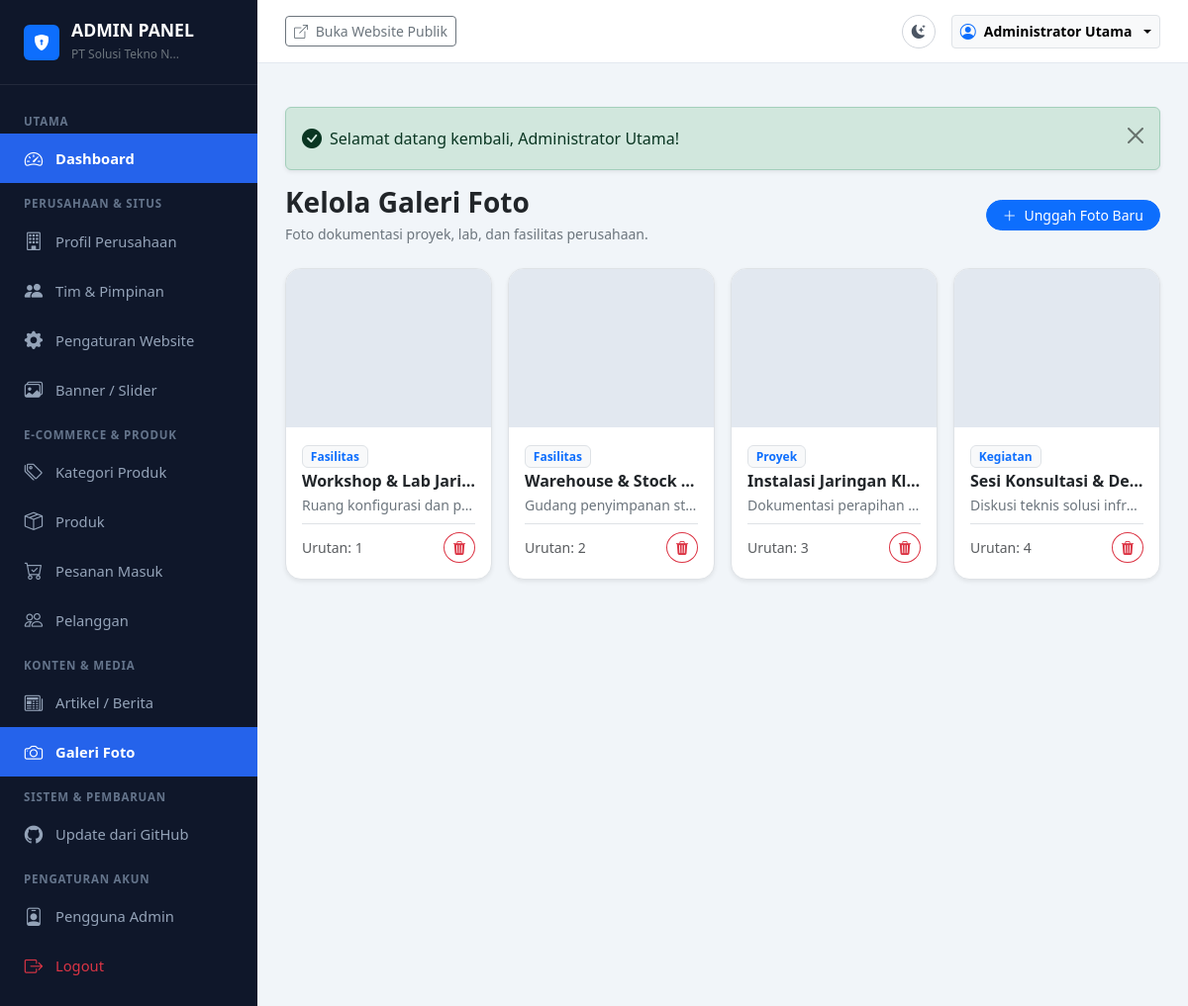
Page /admin/galleries (signed in) on the committed database.
### tables this page shows
CREATE TABLE `galleries` (
  `id` INT UNSIGNED AUTO_INCREMENT PRIMARY KEY,
  `title` VARCHAR(200) NOT NULL,
  `description` TEXT NULL,
  `category` VARCHAR(100) NOT NULL DEFAULT 'Kegiatan',
  `image` VARCHAR(255) NOT NULL,
  `is_active` TINYINT(1) NOT NULL DEFAULT 1,
  `sort_order` INT NOT NULL DEFAULT 0,
  `created_at` DATETIME NOT NULL DEFAULT CURRENT_TIMESTAMP,
  `updated_at` DATETIME NOT NULL DEFAULT CURRENT_TIMESTAMP ON UPDATE CURRENT_TIMESTAMP,
  INDEX `idx_gallery_active` (`is_active`),
  INDEX `idx_gallery_order` (`sort_order`)
);

### app/controllers/admin/AdminBaseController.php (called while the page is built, shortened)
<?php
class AdminBaseController extends BaseController
{
    protected ?array $currentUser = null;
    public function __construct()
    {
        $this->currentUser = AuthHelper::user();
    }
    public function renderAdminView(string $viewPath, array $data = []): void
    {
        $data['currentUser'] = $this->currentUser;
        $this->renderView($viewPath, $data, 'layouts/admin');
    }
}

### app/controllers/admin/GalleryController.php (called while the page is built, shortened)
<?php
class GalleryController extends AdminBaseController
{
    public function index(): void
    {
        $galleries = Gallery::all();
        $this->renderAdminView('admin/galleries/index', [
            'title' => 'Kelola Galeri Foto',
            'galleries' => $galleries,
        ]);
    }
}

### public/index.php (called while the page is built, shortened)
<?php
spl_autoload_register(function (string $class) {
    $prefixes = [
        'App\\' => dirname(__DIR__) . '/app/',
        'Routes\\' => dirname(__DIR__) . '/routes/',
    ];
    foreach ($prefixes as $prefix => $baseDir) {
        $len = strlen($prefix);
        if (strncmp($prefix, $class, $len) !== 0) {
            continue;
        }
        $relativeClass = substr($class, $len);
        $file = $baseDir . str_replace('\\', '/', $relativeClass) . '.php';
        if (file_exists($file)) {
            return;
        }
        $parts = explode('\\', $relativeClass);
        $className = array_pop($parts);
        $subDir = !empty($parts) ? strtolower(implode('/', $parts)) . '/' : '';
        $fileLowerDir = $baseDir . $subDir . $className . '.php';
        if (file_exists($fileLowerDir)) {
            return;
        }
    }
});
require_once dirname(__DIR__) . '/app/helpers/Env.php';
require_once dirname(__DIR__) . '/app/helpers/Sanitizer.php';
require_once dirname(__DIR__) . '/app/helpers/UrlHelper.php';
require_once dirname(__DIR__) . '/app/helpers/functions.php';
$config = require dirname(__DIR__) . '/config/config.php';
\Routes\Router::dispatch();

### app/helpers/Env.php (called while the page is built, shortened)
<?php
class Env
{
    public static function get(string $key, mixed $default = null): mixed
    {
        if (isset($_ENV[$key])) {
            return $_ENV[$key];
        }
        return $default;
    }
}

### config/config.php (called while the page is built, shortened)
<?php
return [
    'app' => [
        'name' => Env::get('APP_NAME', 'Solusi Tekno Nusantara'),
        'version' => '1.0.0',
        'env' => Env::get('APP_ENV', 'production'),
        'debug' => (bool) Env::get('APP_DEBUG', false),
        'url' => rtrim((string) Env::get('APP_URL', 'http://localhost:8000'), '/'),
        'timezone' => 'Asia/Jakarta',
        'locale' => 'id_ID',
        'currency' => 'Rp',
    ],
    'paths' => [
        'root' => dirname(__DIR__),
        'app' => dirname(__DIR__) . '/app',
        'public' => dirname(__DIR__) . '/public',
        'uploads' => dirname(__DIR__) . '/public/uploads',
        'storage' => dirname(__DIR__) . '/storage',
        'logs' => dirname(__DIR__) . '/storage/logs',
        'views' => dirname(__DIR__) . '/app/views',
    ],
    'upload' => [
        'max_size_mb' => (int) Env::get('MAX_UPLOAD_SIZE_MB', 5),
        'allowed_extensions' => explode(',', (string) Env::get('ALLOWED_EXTENSIONS', 'jpg,jpeg,png,webp')),
        'allowed_mimes' => [
            'image/jpeg',
            'image/png',
            'image/webp',
        ],
    ],
    'session' => [
        'lifetime' => 7200,
        'cookie_httponly' => true,
        'cookie_samesite' => 'Lax',
    ],
];

### app/helpers/UrlHelper.php (called while the page is built, shortened)
<?php
class UrlHelper
{
    private static ?string $baseUrl = null;
    public static function getBaseUrl(): string
    {
        if (self::$baseUrl === null) {
            $config = require dirname(__DIR__, 2) . '/config/config.php';
            $configuredUrl = rtrim((string) ($config['app']['url'] ?? ''), '/');
            if (!empty($_SERVER['HTTP_HOST'])) {
                if (!empty($configuredUrl) && !str_contains($configuredUrl, 'localhost')) {
                    self::$baseUrl = $configuredUrl;
                } else {
                    $protocol = (!empty($_SERVER['HTTPS']) && $_SERVER['HTTPS'] !== 'off')
                        || (isset($_SERVER['HTTP_X_FORWARDED_PROTO']) && $_SERVER['HTTP_X_FORWARDED_PROTO'] === 'https')
                        ? 'https' : 'http';
                    self::$baseUrl = "{$protocol}://{$_SERVER['HTTP_HOST']}";
                }
            } else {
                self::$baseUrl = !empty($configuredUrl) ? $configuredUrl : 'http://localhost:8000';
            }
        }
        return self::$baseUrl;
    }
    public static function base(string $path = ''): string
    {
        $base = self::getBaseUrl();
        $path = ltrim($path, '/');
        return $path === '' ? $base : "{$base}/{$path}";
    }
}

### app/helpers/Database.php (called while the page is built, shortened)
<?php
class Database
{
    private static ?PDO $instance = null;
    public static function getConnection(): PDO
    {
        if (self::$instance === null) {
            $config = require dirname(__DIR__, 2) . '/config/database.php';
            $dbConfig = $config['connections'][$config['default']];
            $dsn = sprintf(
                '%s:host=%s;port=%d;dbname=%s;charset=%s',
                $dbConfig['driver'],
                $dbConfig['host'],
                $dbConfig['port'],
                $dbConfig['database'],
                $dbConfig['charset']
            );
            try {
                self::$instance = new PDO(
                    $dsn,
                    $dbConfig['username'],
                    $dbConfig['password'],
                    $dbConfig['options']
                );
            } catch (PDOException $e) {
                self::logError($e->getMessage());
                throw new RuntimeException('Koneksi database gagal. Silakan periksa konfigurasi .env atau database.sql.');
            }
        }
        return self::$instance;
    }
}

### app/models/BaseModel.php (called while the page is built, shortened)
<?php
abstract class BaseModel
{
    protected static function db(): PDO
    {
        return Database::getConnection();
    }
    public static function query(string $sql, array $params = []): PDOStatement
    {
        $stmt = self::db()->prepare($sql);
        $stmt->execute($params);
        return $stmt;
    }
    public static function fetchAll(string $sql, array $params = []): array
    {
        $stmt = self::query($sql, $params);
        return $stmt->fetchAll();
    }
}

### app/models/Gallery.php (called while the page is built, shortened)
<?php
class Gallery extends BaseModel
{
    public static function all(): array
    {
        return self::fetchAll("SELECT * FROM `galleries` ORDER BY `sort_order` ASC, `id` DESC");
    }
}

### app/helpers/Sanitizer.php (called while the page is built, shortened)
<?php
class Sanitizer
{
    public static function e(?string $string): string
    {
        return htmlspecialchars((string) $string, ENT_QUOTES | ENT_SUBSTITUTE, 'UTF-8');
    }
}

### app/helpers/functions.php (called while the page is built, shortened)
<?php
if (!function_exists('e')) {
    function e(?string $string): string
    {
        return Sanitizer::e($string);
    }
}

### app/views/admin/galleries/index.php (the view, shortened to what this page needs)
<div class="d-flex justify-content-between align-items-center mb-4">
    <div>
        <h3 class="fw-bold text-dark mb-1">Kelola Galeri Foto</h3>
        <p class="text-secondary small mb-0">Foto dokumentasi proyek, lab, dan fasilitas perusahaan.</p>
    </div>
    <div>
        <a href="<?= UrlHelper::base('admin/galleries/create') ?>" class="btn btn-primary btn-sm rounded-pill px-3">
            <i class="bi bi-plus-lg me-1"></i> Unggah Foto Baru
        </a>
    </div>
</div>
<div class="row g-3">
    <?php if (empty($galleries)): ?>
        <div class="col-12">
            <div class="card border rounded-4 p-5 text-center bg-white shadow-sm">
                <i class="bi bi-camera text-secondary display-4 mb-2"></i>
                <h5 class="fw-bold">Belum Ada Foto</h5>
                <p class="text-muted small">Silakan unggah foto pertama Anda.</p>
            </div>
        </div>
    <?php else: ?>
        <?php foreach ($galleries as $g): ?>
            <div class="col-lg-3 col-md-4 col-sm-6">
                <div class="card border rounded-4 overflow-hidden shadow-sm bg-white h-100">
                    <div style="height: 160px; background: #e2e8f0;">
                    </div>
                    <div class="card-body p-3">
                        <span class="badge text-bg-light border text-primary mb-1 small"><?= e($g['category']) ?></span>
                        <h6 class="fw-bold text-dark mb-1 text-truncate"><?= e($g['title']) ?></h6>
                        <?php if (!empty($g['description'])): ?>
                            <small class="text-secondary d-block text-truncate mb-2"><?= e($g['description']) ?></small>
                        <?php endif; ?>
                        <div class="d-flex justify-content-between align-items-center mt-2 border-top pt-2">
                            <span class="small text-muted">Urutan: <?= (int)$g['sort_order'] ?></span>
                            <form action="<?= UrlHelper::base('admin/galleries/delete/' . $g['id']) ?>" method="POST" class="d-inline">
                                <button type="submit" class="btn btn-sm btn-outline-danger p-1 px-2 rounded-circle" data-confirm-delete="Hapus foto ini dari galeri?" title="Hapus">
                                    <i class="bi bi-trash3-fill"></i>
                                </button>
                            </form>
                        </div>
                    </div>
                </div>
            </div>
        <?php endforeach; ?>
    <?php endif; ?>
</div>

### routes/Router.php (shortened to what this page needs)
<?php
class Router
{
    private static array $routes = [];
    private static function addRoute(string $method, string $path, string $handler): void
    {
        $path = '/' . trim($path, '/');
        $pattern = preg_replace('/\{([a-zA-Z0-9_]+)\}/', '(?P<$1>[^/]+)', $path);
        $regex = '#^' . $pattern . '$#i';
        self::$routes[] = [
            'method' => strtoupper($method),
            'path' => $path,
            'regex' => $regex,
            'handler' => $handler,
        ];
    }
    public static function dispatch(): void
    {
        $requestMethod = $_SERVER['REQUEST_METHOD'] ?? 'GET';
        $requestUri = parse_url($_SERVER['REQUEST_URI'] ?? '/', PHP_URL_PATH);
        $config = require dirname(__DIR__) . '/config/config.php';
        $requestUri = '/' . trim($requestUri, '/');
        foreach (self::$routes as $route) {
            if ($route['method'] !== $requestMethod && $route['method'] !== 'ANY') {
                continue;
            }
            if (preg_match($route['regex'], $requestUri, $matches)) {
                $params = array_filter($matches, 'is_string', ARRAY_FILTER_USE_KEY);
                self::executeHandler($route['handler'], $params);
                return;
            }
        }
    }
    private static function executeHandler(string $handler, array $params): void
    {
        [$controllerName, $action] = explode('@', $handler);
        $controller = new $fullControllerClass();
        call_user_func_array([$controller, $action], $params);
    }
}

### public/assets/css/admin.css (style rules this page uses)
:root { --admin-sidebar-bg: #0f172a; --admin-sidebar-hover: #1e293b; --admin-sidebar-active: #2563eb; --admin-sidebar-text: #94a3b8; --admin-sidebar-text-active: #ffffff; --admin-topbar-bg: #ffffff; --admin-body-bg: #f1f5f9; }
body { font-family: 'Segoe UI', system-ui, -apple-system, sans-serif; background-color: var(--admin-body-bg); color: #334155; }

### rows in the picture
galleries: category "Fasilitas", title "Workshop & Lab Jari…", description "Ruang konfigurasi dan p…", sort_order "1"
galleries: category "Fasilitas", title "Warehouse & Stock…", description "Gudang penyimpanan st…", sort_order "2"
galleries: category "Proyek", title "Instalasi Jaringan Kl…", description "Dokumentasi perapihan…", sort_order "3"
galleries: category "Kegiatan", title "Sesi Konsultasi & De…", description "Diskusi teknis solusi infr…", sort_order "4"

### other values in the picture
mb_strimwidth($companyName, 0, 20, '...') "PT Solusi Tekno N..."
$text "Selamat datang kembali, Administrator Utama!"
